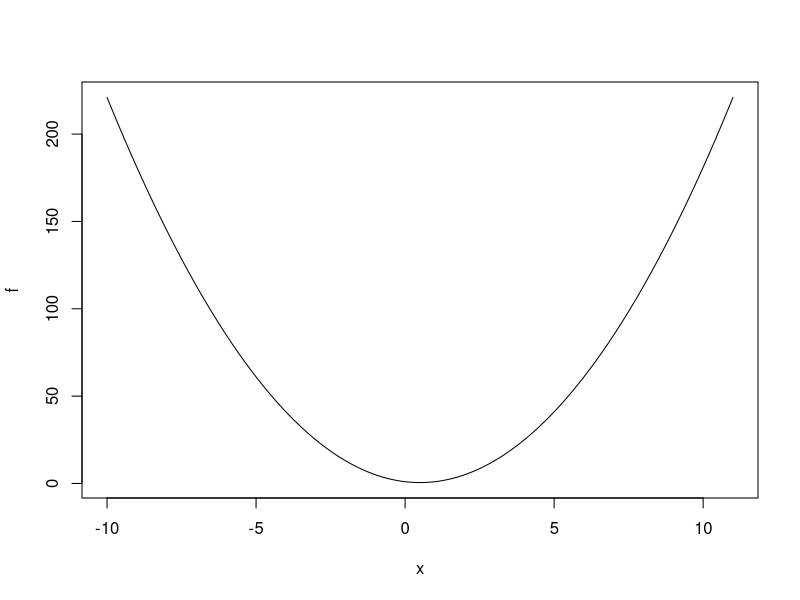
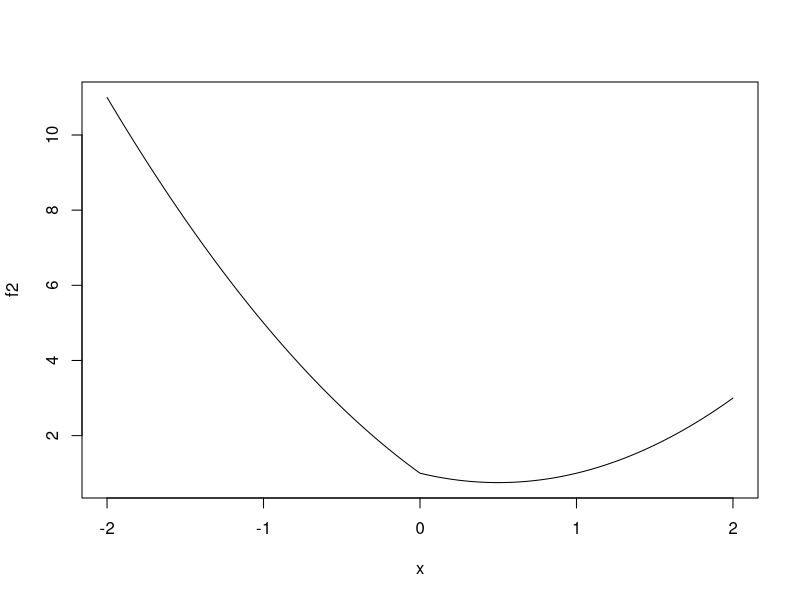

Write the R code that produced these figures, in order.
f = function(b){
   # For p=1, y=1, lambda=1
   # Solving (y-b)^2 + lambda*b^2:
   2*(b^2) - 2*b + 1
}
plot(f,-10,11)
f2 = function(b){
   (b^2) - (2*b) + 1 + abs(b)
}
plot(f2,-2,2)
